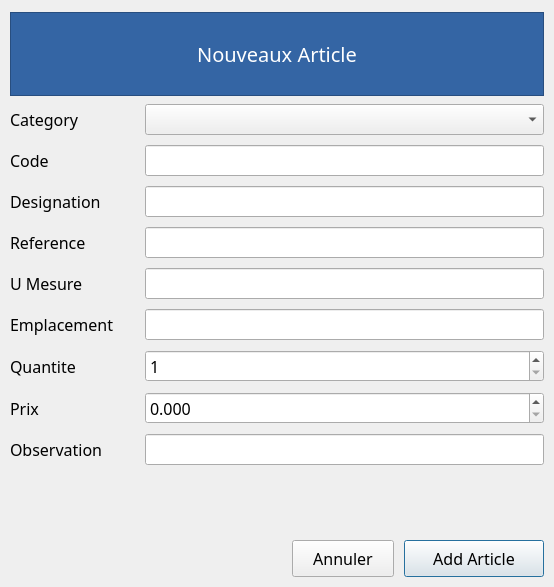
<?xml version="1.0" encoding="UTF-8"?>
<ui version="4.0">
 <class>newArticle</class>
 <widget class="QDialog" name="newArticle">
  <property name="geometry">
   <rect>
    <x>0</x>
    <y>0</y>
    <width>552</width>
    <height>587</height>
   </rect>
  </property>
  <property name="font">
   <font>
    <family>Monaco</family>
    <pointsize>12</pointsize>
   </font>
  </property>
  <property name="windowTitle">
   <string>New Article</string>
  </property>
  <property name="windowIcon">
   <iconset>
    <normaloff>../icons/box.png</normaloff>../icons/box.png</iconset>
  </property>
  <layout class="QVBoxLayout" name="verticalLayout">
   <property name="spacing">
    <number>10</number>
   </property>
   <property name="leftMargin">
    <number>10</number>
   </property>
   <property name="topMargin">
    <number>10</number>
   </property>
   <property name="rightMargin">
    <number>10</number>
   </property>
   <property name="bottomMargin">
    <number>10</number>
   </property>
   <item>
    <widget class="QLabel" name="label_8">
     <property name="minimumSize">
      <size>
       <width>0</width>
       <height>84</height>
      </size>
     </property>
     <property name="maximumSize">
      <size>
       <width>16777215</width>
       <height>80</height>
      </size>
     </property>
     <property name="font">
      <font>
       <pointsize>15</pointsize>
      </font>
     </property>
     <property name="styleSheet">
      <string notr="true">background-color: rgb(52, 101, 164);
color: rgb(255, 255, 255);</string>
     </property>
     <property name="frameShape">
      <enum>QFrame::StyledPanel</enum>
     </property>
     <property name="text">
      <string>Nouveaux Article</string>
     </property>
     <property name="alignment">
      <set>Qt::AlignCenter</set>
     </property>
    </widget>
   </item>
   <item>
    <layout class="QHBoxLayout" name="horizontalLayout_9">
     <item>
      <widget class="QLabel" name="label_9">
       <property name="minimumSize">
        <size>
         <width>125</width>
         <height>31</height>
        </size>
       </property>
       <property name="maximumSize">
        <size>
         <width>125</width>
         <height>16777215</height>
        </size>
       </property>
       <property name="text">
        <string>Category</string>
       </property>
      </widget>
     </item>
     <item>
      <widget class="QComboBox" name="comboBoxCategory">
       <property name="minimumSize">
        <size>
         <width>0</width>
         <height>31</height>
        </size>
       </property>
      </widget>
     </item>
    </layout>
   </item>
   <item>
    <layout class="QHBoxLayout" name="horizontalLayout">
     <item>
      <widget class="QLabel" name="label">
       <property name="minimumSize">
        <size>
         <width>125</width>
         <height>31</height>
        </size>
       </property>
       <property name="text">
        <string>Code</string>
       </property>
      </widget>
     </item>
     <item>
      <widget class="QLineEdit" name="lineEditCode">
       <property name="minimumSize">
        <size>
         <width>0</width>
         <height>31</height>
        </size>
       </property>
       <property name="styleSheet">
        <string notr="true">selection-color: rgb(255, 0, 0);</string>
       </property>
       <property name="frame">
        <bool>true</bool>
       </property>
      </widget>
     </item>
    </layout>
   </item>
   <item>
    <layout class="QHBoxLayout" name="horizontalLayout_2">
     <item>
      <widget class="QLabel" name="label_2">
       <property name="minimumSize">
        <size>
         <width>125</width>
         <height>31</height>
        </size>
       </property>
       <property name="text">
        <string>Designation</string>
       </property>
      </widget>
     </item>
     <item>
      <widget class="QLineEdit" name="lineEditDesig">
       <property name="minimumSize">
        <size>
         <width>0</width>
         <height>31</height>
        </size>
       </property>
      </widget>
     </item>
    </layout>
   </item>
   <item>
    <layout class="QHBoxLayout" name="horizontalLayout_3">
     <item>
      <widget class="QLabel" name="label_3">
       <property name="minimumSize">
        <size>
         <width>125</width>
         <height>31</height>
        </size>
       </property>
       <property name="text">
        <string>Reference</string>
       </property>
      </widget>
     </item>
     <item>
      <widget class="QLineEdit" name="lineEditRef">
       <property name="minimumSize">
        <size>
         <width>0</width>
         <height>31</height>
        </size>
       </property>
      </widget>
     </item>
    </layout>
   </item>
   <item>
    <layout class="QHBoxLayout" name="horizontalLayout_4">
     <item>
      <widget class="QLabel" name="label_4">
       <property name="minimumSize">
        <size>
         <width>125</width>
         <height>31</height>
        </size>
       </property>
       <property name="text">
        <string>U Mesure</string>
       </property>
      </widget>
     </item>
     <item>
      <widget class="QLineEdit" name="lineEditUM">
       <property name="minimumSize">
        <size>
         <width>0</width>
         <height>31</height>
        </size>
       </property>
      </widget>
     </item>
    </layout>
   </item>
   <item>
    <layout class="QHBoxLayout" name="horizontalLayout_5">
     <item>
      <widget class="QLabel" name="label_5">
       <property name="minimumSize">
        <size>
         <width>125</width>
         <height>31</height>
        </size>
       </property>
       <property name="text">
        <string>Emplacement</string>
       </property>
      </widget>
     </item>
     <item>
      <widget class="QLineEdit" name="lineEditEmp">
       <property name="minimumSize">
        <size>
         <width>0</width>
         <height>31</height>
        </size>
       </property>
      </widget>
     </item>
    </layout>
   </item>
   <item>
    <layout class="QHBoxLayout" name="horizontalLayout_6">
     <item>
      <widget class="QLabel" name="label_6">
       <property name="minimumSize">
        <size>
         <width>125</width>
         <height>31</height>
        </size>
       </property>
       <property name="text">
        <string>Quantite</string>
       </property>
      </widget>
     </item>
     <item>
      <widget class="QSpinBox" name="spinBoxQte">
       <property name="minimumSize">
        <size>
         <width>399</width>
         <height>31</height>
        </size>
       </property>
       <property name="minimum">
        <number>1</number>
       </property>
       <property name="maximum">
        <number>10000</number>
       </property>
      </widget>
     </item>
    </layout>
   </item>
   <item>
    <layout class="QHBoxLayout" name="horizontalLayout_7">
     <item>
      <widget class="QLabel" name="label_7">
       <property name="minimumSize">
        <size>
         <width>125</width>
         <height>31</height>
        </size>
       </property>
       <property name="text">
        <string>Prix</string>
       </property>
      </widget>
     </item>
     <item>
      <widget class="QDoubleSpinBox" name="doubleSpinBoxPrix">
       <property name="minimumSize">
        <size>
         <width>399</width>
         <height>31</height>
        </size>
       </property>
       <property name="showGroupSeparator" stdset="0">
        <bool>false</bool>
       </property>
       <property name="decimals">
        <number>3</number>
       </property>
       <property name="maximum">
        <double>100000000000000.000000000000000</double>
       </property>
      </widget>
     </item>
    </layout>
   </item>
   <item>
    <layout class="QHBoxLayout" name="horizontalLayout_11">
     <property name="bottomMargin">
      <number>0</number>
     </property>
     <item>
      <widget class="QLabel" name="label_10">
       <property name="minimumSize">
        <size>
         <width>125</width>
         <height>31</height>
        </size>
       </property>
       <property name="text">
        <string>Observation</string>
       </property>
      </widget>
     </item>
     <item>
      <widget class="QLineEdit" name="lineEditObs">
       <property name="minimumSize">
        <size>
         <width>0</width>
         <height>31</height>
        </size>
       </property>
      </widget>
     </item>
    </layout>
   </item>
   <item>
    <layout class="QHBoxLayout" name="horizontalLayout_10">
     <item>
      <spacer name="horizontalSpacer_2">
       <property name="orientation">
        <enum>Qt::Horizontal</enum>
       </property>
       <property name="sizeHint" stdset="0">
        <size>
         <width>40</width>
         <height>20</height>
        </size>
       </property>
      </spacer>
     </item>
     <item>
      <widget class="QLabel" name="labelError">
       <property name="minimumSize">
        <size>
         <width>398</width>
         <height>0</height>
        </size>
       </property>
       <property name="styleSheet">
        <string notr="true">color: rgb(239, 41, 41);</string>
       </property>
       <property name="frameShape">
        <enum>QFrame::NoFrame</enum>
       </property>
       <property name="text">
        <string/>
       </property>
       <property name="wordWrap">
        <bool>true</bool>
       </property>
      </widget>
     </item>
    </layout>
   </item>
   <item>
    <layout class="QHBoxLayout" name="horizontalLayout_8">
     <item>
      <spacer name="horizontalSpacer">
       <property name="orientation">
        <enum>Qt::Horizontal</enum>
       </property>
       <property name="sizeHint" stdset="0">
        <size>
         <width>40</width>
         <height>20</height>
        </size>
       </property>
      </spacer>
     </item>
     <item>
      <widget class="QPushButton" name="pushButtonClose">
       <property name="minimumSize">
        <size>
         <width>102</width>
         <height>37</height>
        </size>
       </property>
       <property name="text">
        <string>Annuler</string>
       </property>
      </widget>
     </item>
     <item>
      <widget class="QPushButton" name="pushButtonAdd">
       <property name="enabled">
        <bool>true</bool>
       </property>
       <property name="minimumSize">
        <size>
         <width>140</width>
         <height>37</height>
        </size>
       </property>
       <property name="text">
        <string>Add Article</string>
       </property>
       <property name="default">
        <bool>true</bool>
       </property>
      </widget>
     </item>
    </layout>
   </item>
  </layout>
 </widget>
 <resources/>
 <connections>
  <connection>
   <sender>pushButtonClose</sender>
   <signal>clicked()</signal>
   <receiver>newArticle</receiver>
   <slot>close()</slot>
   <hints>
    <hint type="sourcelabel">
     <x>309</x>
     <y>500</y>
    </hint>
    <hint type="destinationlabel">
     <x>258</x>
     <y>264</y>
    </hint>
   </hints>
  </connection>
 </connections>
</ui>
